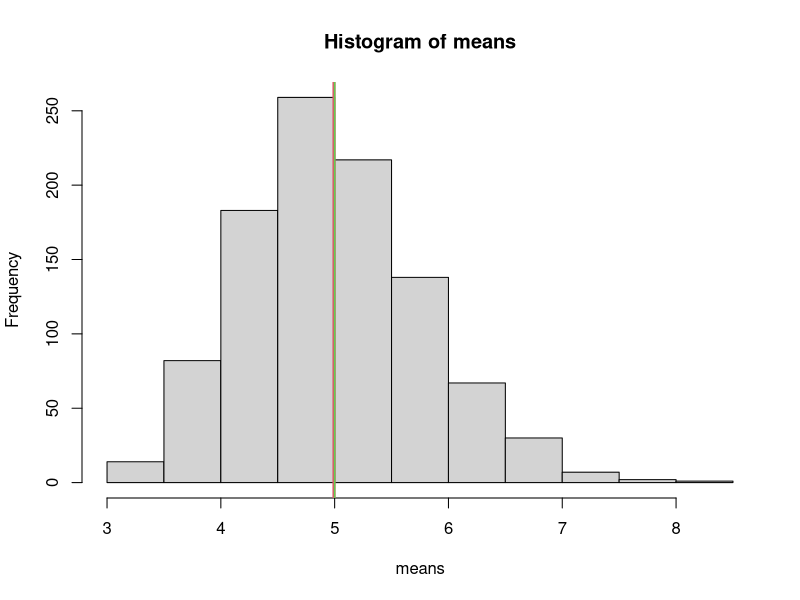
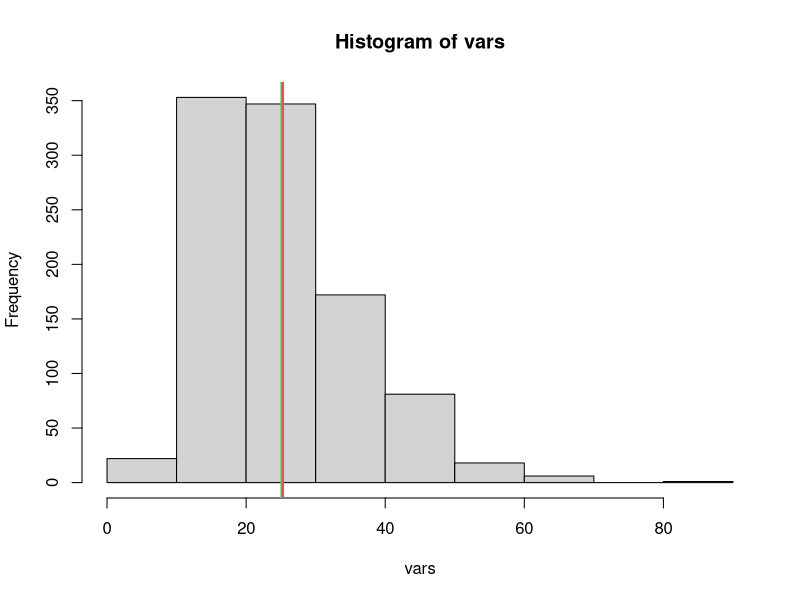
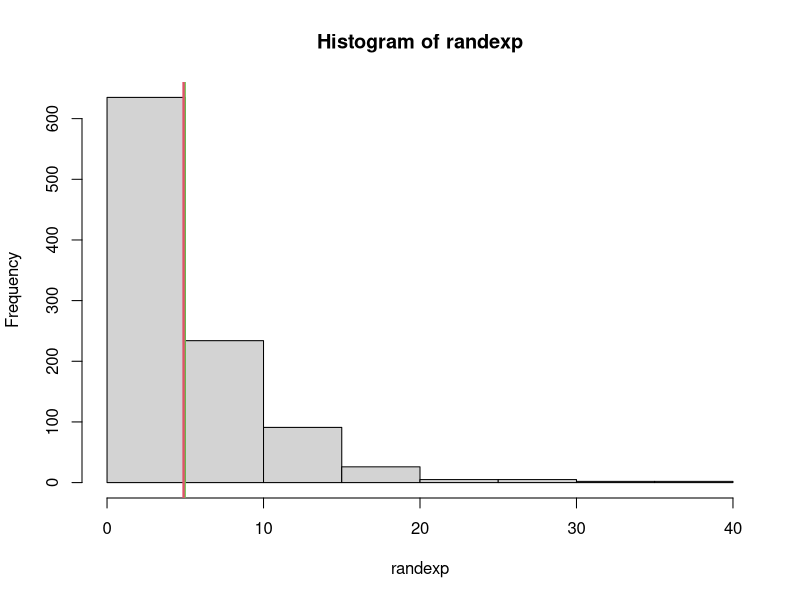
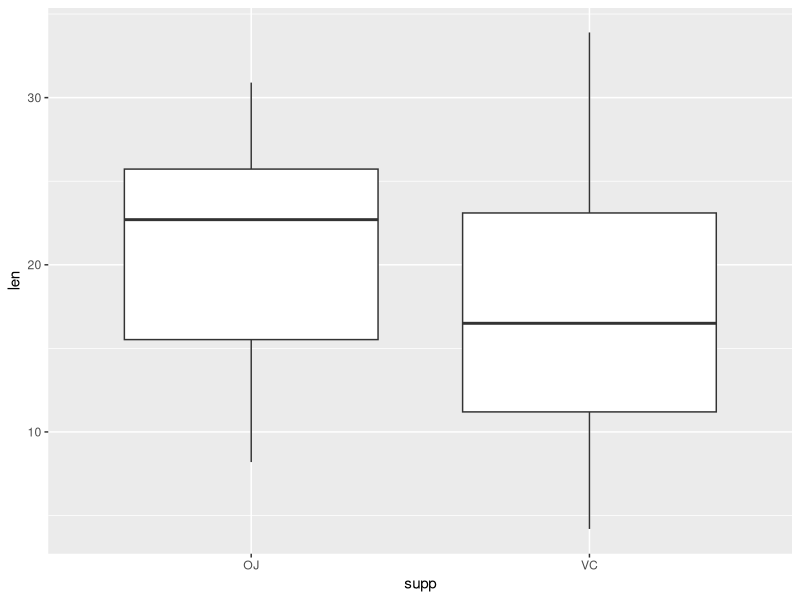
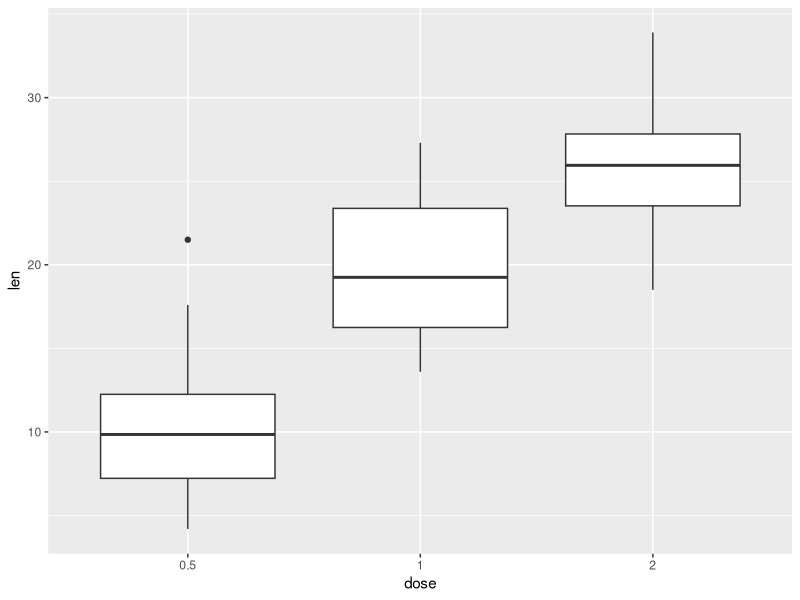
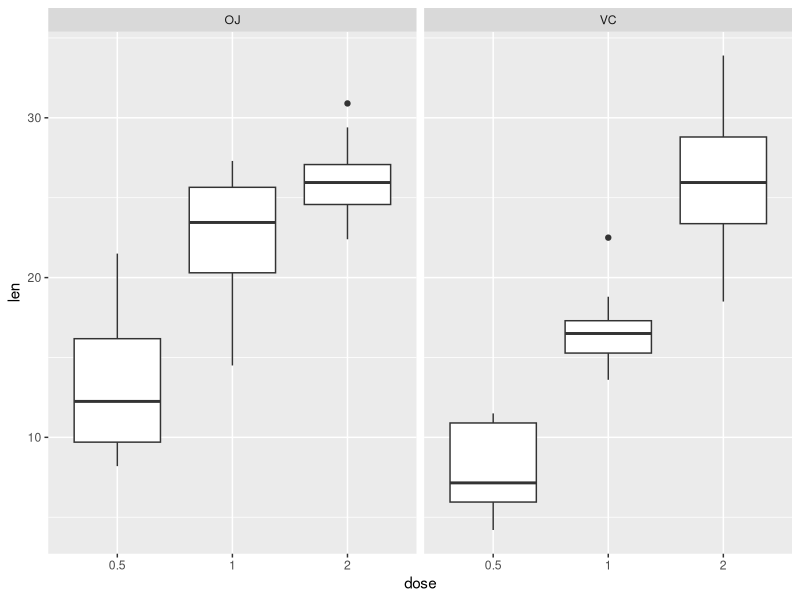

The R source for these figures, in order:
## ---- chunk 1
knitr::opts_chunk$set(echo = TRUE)
## ---- chunk 2
lam = .2
mn <- 1/.2
sd <- 1/.2
var <- (1/.2)**2
se <- sd/sqrt(40)
sample <- rexp(40000, .2)
mat <- matrix(sample, 1000, 40)
## ---- chunk 3
means <- apply(mat, 1, mean)
hist(means)
mns <- mean(means)
abline(v = mean(mns), col = 2, lwd = 3)
abline(v = 5, col = 3, lwd = 1.5)
## ---- chunk 4
mns ##The exact value of the mean of the sample means.

qu <- (mns-mn)/se  ##The quantile of the mean of sample means from the expected mean of 5.
qu
## ---- chunk 5
vars <- apply(mat, 1, var)
hist(vars)
abline(v=mean(vars), col = 2, lwd = 3)
abline(v=var, col = 3, lwd = 1)
## ---- chunk 6
vs <- mean(vars)
vs ##The exact value of the mean of the sample variances.
## ---- chunk 7
randexp <- rexp(1000, .2)
hist(randexp)
abline(v = mean(randexp), col = 2, lwd = 3)
abline(v = 5, col = 3, lwd = 1)
## ---- chunk 8
library(ggplot2)
library(dplyr)
data("ToothGrowth")
## ---- chunk 9
str(ToothGrowth)
ToothGrowth$dose <- as.factor(as.character(ToothGrowth$dose))
summary(ToothGrowth)
## ---- chunk 10
ggplot(ToothGrowth, aes(x = supp, y = len)) + geom_boxplot() 
##Boxplot of the lengths as a function of the supplement.

ggplot(ToothGrowth, aes(x = dose, y = len)) + geom_boxplot() 
##Boxplot of the lengths as a function of the dosage.

ggplot(ToothGrowth, aes(x = dose, y = len)) + geom_boxplot() + facet_grid(.~supp) 
##Boxplot of the lengths as a function of the dosage and split up by supplement.
## ---- chunk 11
suppgrp <- group_by(ToothGrowth, supp)
supplement <- summarise(suppgrp, Mean.Length = mean(len), SD.Length = sd(len), n = length(supp))
supplement
## ---- chunk 12
x2 <- as.numeric(supplement[2, "Mean.Length"])
x1 <- as.numeric(supplement[1, "Mean.Length"])
sd2 <- as.numeric(supplement[2, "SD.Length"])
sd1 <- as.numeric(supplement[1, "SD.Length"])
n2 <- as.numeric(supplement[2, "n"])
n1 <- as.numeric(supplement[1, "n"])
x1-x2+c(-1,1)*qt(.975, n1+n2-2)*sqrt(((n1-1)*sd1**2+(n2-2)*sd2**2)/(n1+n2-2))*sqrt(1/n1+1/n2)
## ---- chunk 13
dosegrp <- group_by(ToothGrowth, dose)
dosage <- summarise(dosegrp, Mean.Length = mean(len), SD.Length = sd(len), n = length(dose))
dosage
## ---- chunk 14
19.735-10.605+c(-1,1)*qt(.975, 38)*sqrt((19*4.415436**2+19*4.499763**2)/38)*sqrt(1/20+1/20)
## ---- chunk 15
26.1-19.735+c(-1,1)*qt(.975, 38)*sqrt((19*4.415436**2+19*3.77415**2)/38)*sqrt(1/20+1/20)
